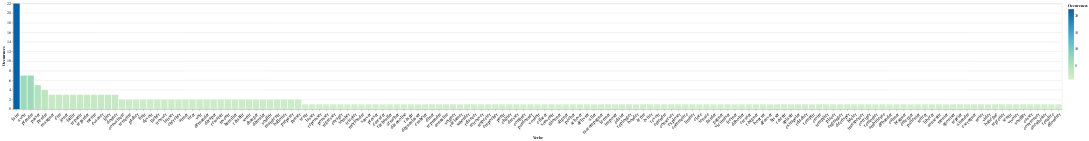

Write notebook code for a chart like this one.
### Code cell
chart = alt.Chart(blaah[["Verbe", "Publications"]].dropna()).mark_bar().encode(
    x=alt.X(
        field="Verbe", 
        type="ordinal", 
        sort=alt.EncodingSortField(field="Occurences", order="descending"),
        axis=alt.Axis(labelAngle=-45, labelFontSize=14)
    ),
    y="Occurences:Q",
    color=alt.Color("Occurences:Q", scale=alt.Scale(scheme="greenblue")),
    tooltip=["Verbe", "Occurences:Q"]
).transform_aggregate(
    groupby=["Verbe"],
    Occurences="sum(Publications)"
).transform_filter(
    alt.datum.Occurences >= 1
)

chart.configure_header(
    titleColor='green',
    titleFontSize=14,
    labelColor='red',
    labelFontSize=14
)

chart

### Figure 1 — Vega-Lite specification as saved in the notebook (floating-point values rounded to 4 significant figures; data arrays with more than 128 entries replaced by an {"elided": "..."} marker saying what was removed)
{"config": {"view": {"continuousWidth": 400, "continuousHeight": 300}}, "data": {"name": "data-b93318d602904e80b4b0c7c2b94f43b3"}, "mark": "bar", "encoding": {"color": {"field": "Occurences", "scale": {"scheme": "greenblue"}, "type": "quantitative"}, "tooltip": [{"field": "Verbe", "type": "nominal"}, {"field": "Occurences", "type": "quantitative"}], "x": {"axis": {"labelAngle": -45, "labelFontSize": 14}, "field": "Verbe", "sort": {"field": "Occurences", "order": "descending"}, "type": "ordinal"}, "y": {"field": "Occurences", "type": "quantitative"}}, "transform": [{"aggregate": [{"op": "sum", "field": "Publications", "as": "Occurences"}], "groupby": ["Verbe"]}, {"filter": "(datum.Occurences >= 1)"}], "$schema": "https://vega.github.io/schema/vega-lite/v4.17.0.json", "datasets": {"data-b93318d602904e80b4b0c7c2b94f43b3": {"elided": "235 records"}}}
